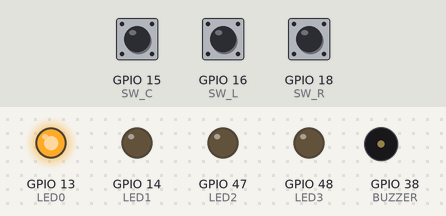
Recording of a sketch running on a simulated ESP32. Parts: output pins drawn as LEDs (lit = HIGH), buzzer (waves = sounding). Inputs (shaded band) come from the test bench; at power-on: GPIO 15 (SW_C) HIGH, GPIO 18 (SW_R) HIGH, GPIO 16 (SW_L) HIGH.

Above: at 1.2 s.
1.3 s: GPIO 15 (SW_C) pulled LOW for 0.15 s
At 2.5 s:
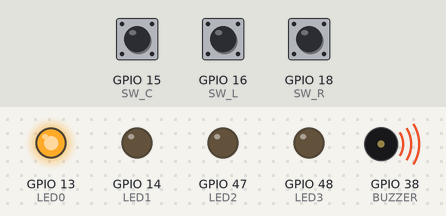
4.2 s: GPIO 18 (SW_R) pulled LOW for 0.15 s
At 4.8 s:
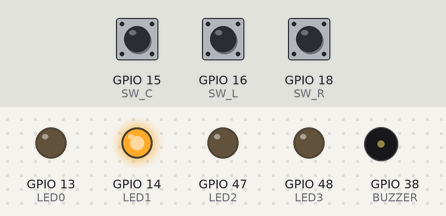
5.8 s: GPIO 16 (SW_L) pulled LOW for 0.15 s
At 7.0 s:
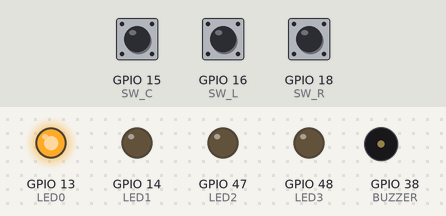
7.4 s: GPIO 18 (SW_R) pulled LOW for 1 s
At 8.4 s:
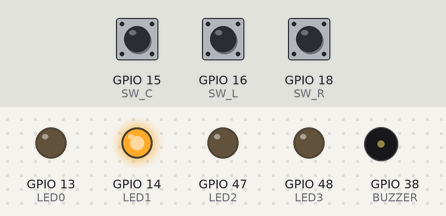
9.9 s: GPIO 18 (SW_R) pulled LOW for 0.15 s
At 10.3 s:
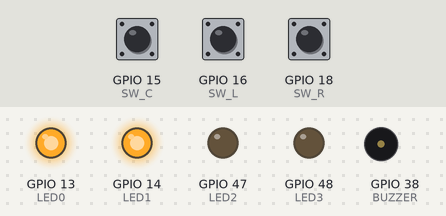
11.5 s: GPIO 15 (SW_C) pulled LOW for 1 s
At 12.7 s:
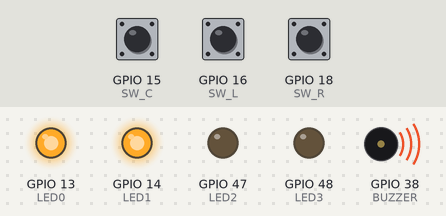
Timing chart, 0 to 14.5 s (numbered marks = the images above; inputs shaded):
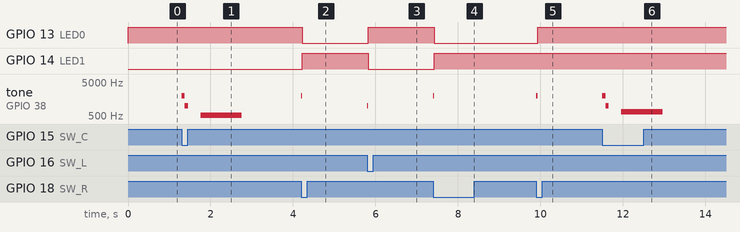

The sketch:

pico_classic_v4_STEP3_Buzzer.ino
```cpp
// (licence header left out)
#define LED0 13
#define LED1 14
#define LED2 47
#define LED3 48

#define SW_L 16
#define SW_C 15
#define SW_R 18

#define BUZZER 38

#define INC_FREQ 2000
#define DEC_FREQ 1000

#define FREQ_C 523  //ド
#define FREQ_D 587  //レ
#define FREQ_E 659  //ミ

char g_mode;

void ledSet(char data)
{
  if (data & 0x01) {
    digitalWrite(LED0, HIGH);
  } else {
    digitalWrite(LED0, LOW);
  }
  if (data & 0x02) {
    digitalWrite(LED1, HIGH);
  } else {
    digitalWrite(LED1, LOW);
  }
  if (data & 0x04) {
    digitalWrite(LED2, HIGH);
  } else {
    digitalWrite(LED2, LOW);
  }
  if (data & 0x08) {
    digitalWrite(LED3, HIGH);
  } else {
    digitalWrite(LED3, LOW);
  }
}

void modeExec(char mode)
{
  switch (mode) {
    case 1:
      ledcWriteTone(BUZZER, FREQ_C);
      delay(1000);
      ledcWrite(BUZZER, 1024);
      break;
    case 2:
      ledcWriteTone(BUZZER, FREQ_D);
      delay(1000);
      ledcWrite(BUZZER, 1024);
      break;
    case 3:
      ledcWriteTone(BUZZER, FREQ_E);
      delay(1000);
      ledcWrite(BUZZER, 1024);
      break;
    default:
      ledcWrite(BUZZER, 1024);
      break;
  }
}

void setup()
{
  // put your setup code here, to run once:
  pinMode(LED0, OUTPUT);
  pinMode(LED1, OUTPUT);
  pinMode(LED2, OUTPUT);
  pinMode(LED3, OUTPUT);

  pinMode(SW_L, INPUT_PULLUP);
  pinMode(SW_C, INPUT_PULLUP);
  pinMode(SW_R, INPUT_PULLUP);

  ledcAttach(BUZZER, 440, 10);
  ledcWrite(BUZZER, 1024);

  g_mode = 1;
  ledSet(g_mode);
}

void loop()
{
  // put your main code here, to run repeatedly:
  while (digitalRead(SW_L) & digitalRead(SW_C) & digitalRead(SW_R)) {
    continue;
  }
  if (digitalRead(SW_R) == 0) {
    g_mode++;
    if (g_mode > 15) {
      g_mode = 15;
    } else {
      ledcWriteTone(BUZZER, INC_FREQ);
      delay(30);
      ledcWrite(BUZZER, 1024);
    }
    ledSet(g_mode);
  }
  if (digitalRead(SW_L) == 0) {
    g_mode--;
    if (g_mode < 1) {
      g_mode = 1;
    } else {
      ledcWriteTone(BUZZER, DEC_FREQ);
      delay(30);
      ledcWrite(BUZZER, 1024);
    }
    ledSet(g_mode);
  }
  if (digitalRead(SW_C) == 0) {
    ledcWriteTone(BUZZER, INC_FREQ);
    delay(80);
    ledcWriteTone(BUZZER, DEC_FREQ);
    delay(80);
    ledcWrite(BUZZER, 1024);
    delay(300);
    modeExec(g_mode);
  }
  while (!(digitalRead(SW_L) & digitalRead(SW_C) & digitalRead(SW_R))) {
    continue;
  }
  delay(30);
}
```

Measured:
- after the input at 1.3 s, tone on GPIO 38 (BUZZER): plays 2000 Hz for 0.08 s, 1000 Hz for 0.08 s, 523 Hz for 1.0 s, starting at once
- after the input at 4.2 s, GPIO 13 (LED0): HIGH → LOW at once; GPIO 14 (LED1): LOW → HIGH at once; tone on GPIO 38 (BUZZER): silent → 2000 Hz at once, → silent 0.03 s later
- after the input at 5.8 s, GPIO 13 (LED0): LOW → HIGH at once; GPIO 14 (LED1): HIGH → LOW at once; tone on GPIO 38 (BUZZER): silent → 1000 Hz at once, → silent 0.03 s later
- after the input at 7.4 s, GPIO 13 (LED0): HIGH → LOW at once; GPIO 14 (LED1): LOW → HIGH at once; tone on GPIO 38 (BUZZER): silent → 2000 Hz at once, → silent 0.03 s later
- after the input at 9.9 s, GPIO 13 (LED0): LOW → HIGH at once; tone on GPIO 38 (BUZZER): silent → 2000 Hz at once, → silent 0.03 s later
- after the input at 11.5 s, tone on GPIO 38 (BUZZER): plays 2000 Hz for 0.08 s, 1000 Hz for 0.08 s, 659 Hz for 1.0 s, starting at once
